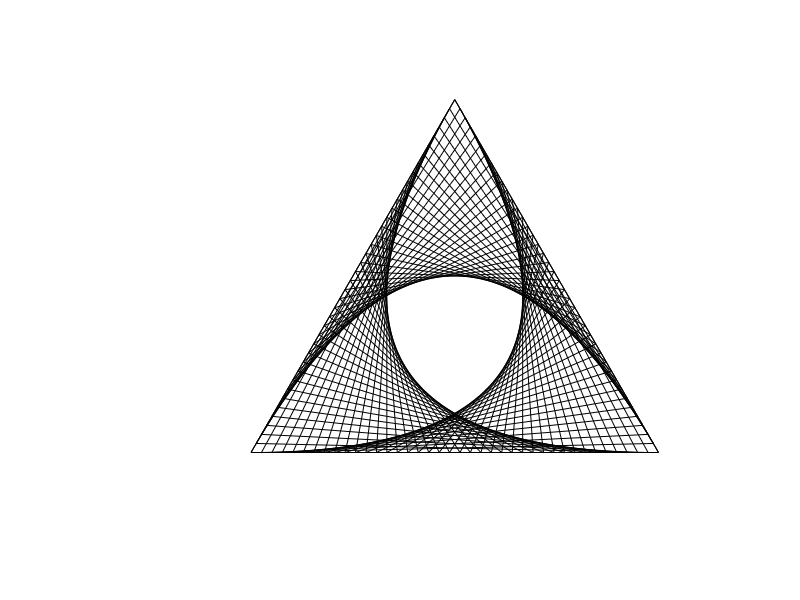

Write MATLAB code to recreate this figure.
function stringart(varargin)
% String art, or pin and thread art, is characterized by an arrangement of
% colored thread strung between points to form geometric patterns. Though
% straight lines are formed by the string, the slightly different angles
% and metric positions at which strings intersect gives the appearance of
% Bézier curves (as in the mathematical concept of envelope of a family of
% straight lines). Quadratic Bézier curve are obtained from strings based
% on two intersecting segments. String art has its origins in the 'curve
% stitch' activities invented by Mary Everest Boole at the end of the 19th
% century to make mathematical ideas more accessible to children. It was
% popularised as a decorative craft in the late 1960s through kits and
% books.    
% 
% Syntax: 	stringart(varargin)
%      
%     Properties:
%           'Sides' - sides number of polygon you want to use (default = 3)
%           'Crossed' - logical value that says if you want to use the
%           perimeter (0 - default) or bisettrices of vertices (1).
%           'Density' - The number of pins you want to use for each side
%           (default = 40)
%           'Color' - 1x3 vector that indicates the colors of the wires
%           (default = [0 0 0] black)
% 
%           Created by Giuseppe Cardillo
%           giuseppe.cardillo-edta@poste.it
% 
% To cite this file, this would be an appropriate format:
% Cardillo G. (2018) Stringart: Play with geometry and Bézier's quadratic
% curve
% http://www.mathworks.com/matlabcentral/fileexchange/

p = inputParser;
addParameter(p,'Sides',3, @(x) validateattributes(x,{'numeric'},{'scalar','real','finite','integer','>=',3,'nonnan','nonempty'}));
addParameter(p,'Crossed',0, @(x) validateattributes(x,{'numeric'},{'scalar','real','integer','>=',0,'<=',1,'nonnan','nonempty'}));
addParameter(p,'Density',40, @(x) validateattributes(x,{'numeric'},{'scalar','real','finite','integer','>=',10,'nonnan','nonempty'}));
addParameter(p,'Color',[0 0 0], @(x) validateattributes(x,{'numeric'},{'row','real','ncols',3,'>=',0,'<=',1,'nonnan','nonempty'}));
parse(p,varargin{:})

hold on
axis square
set(gcf,'Color', 'white');
set(gca,'XColor','w','YColor','w')

%Matrix preallocation
MX=zeros(p.Results.Density,p.Results.Sides+1); MY=MX;
switch p.Results.Crossed
    case 0
        mp=0.5; %middle point of the side
        h=mp*tan(pi*(0.5-1/p.Results.Sides)); %apotema
        MX(:,1)=linspace(0,1,p.Results.Density)'; %coordinates of first side
    case 1
        mp=linspace(0,0.5,p.Results.Density); %middle point of the side
        h=mp.*tan(pi*(0.5-1/p.Results.Sides)); %apotema
        MX(:,1)=mp'; MY(:,1)=h';
end

%Rotate around incentrum by theta angle
for I=1:p.Results.Sides
    theta=(2*pi)*I/p.Results.Sides;
    Rot=[cos(theta) -sin(theta); sin(theta) cos(theta)];
    t=(Rot*(eye(2)*[MX(:,1)';MY(:,1)']-[mp(end);h(end)]))+[mp(end);h(end)];
    MX(:,I+1)=t(1,:)'; MY(:,I+1)=t(2,:)';  
end
clearvars -except MX MY p

%connect points
L=length(MX);
for I=p.Results.Crossed:L-1
    for J=1:p.Results.Sides
        switch p.Results.Crossed
            case 0
                plot([MX(I+1,J) MX(I+1,J+1)],[MY(I+1,J) MY(I+1,J+1)],'Color',p.Results.Color)
            case 1
                plot([MX(I+1,J) MX(L+1-I,J+1)],[MY(I+1,J) MY(L+1-I,J+1)],'Color',p.Results.Color)
        end
        pause(0.05)
    end
end

hold off
set(gcf,'units','normalized','outerposition',[0 0 1 1]);